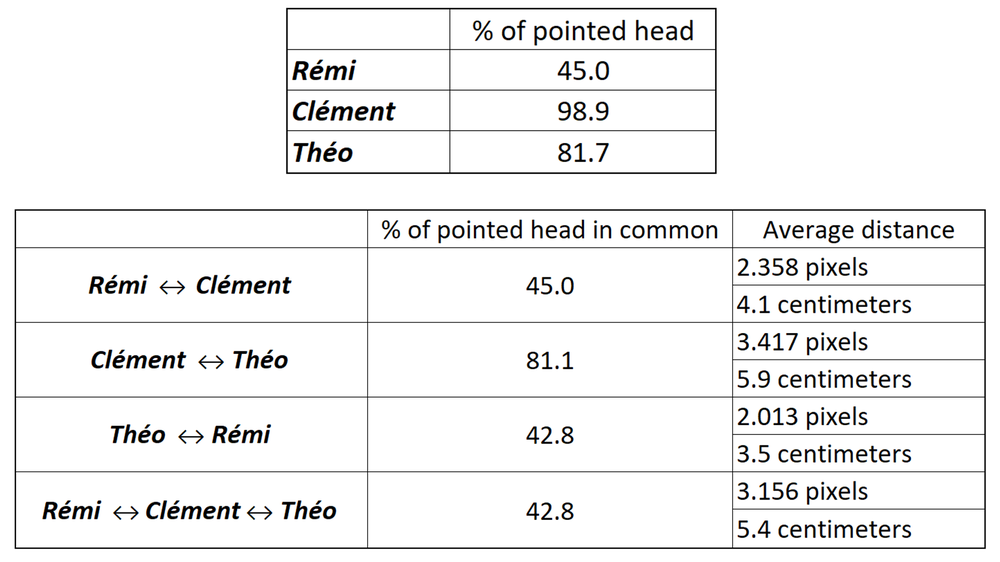
#> input picture reports/pointing_comparison.png, 1000 x 562 px, shrunk from 1920 x 1080 before the run
$ python -i gradient.py   (imports and definitions only)
#> lines starting #> are read from the running program, lines starting #| are printed output that depends on the picture
from scipy import ndimage
import numpy as np


def compute_gradient(image, sigma=0):
    """
    Computes the norm of the gradient of an image.
    Args:
        image(numpy array) : image we want the gradient of
        sigma(integer) : parameter of the gaussian filter the algorithm apply

    Returns:
        gradient_norm (numpy array): the norm of the gradient of the input image
    """
#> called with sigma = 0
    image = ndimage.gaussian_filter(image, sigma, mode='constant', cval=0)
    y = np.array([[1. / 9, 0, -1. / 9],
                  [2. / 9, 0, -2. / 9],
                  [1. / 9, 0, -1. / 9]])
    x = np.array([[1. / 9, 2. / 9, 1. / 9],
                  [0, 0, 0],
                  [-1. / 9, -2. / 9, -1. / 9]])
    gradient_y = ndimage.convolve(image, y)
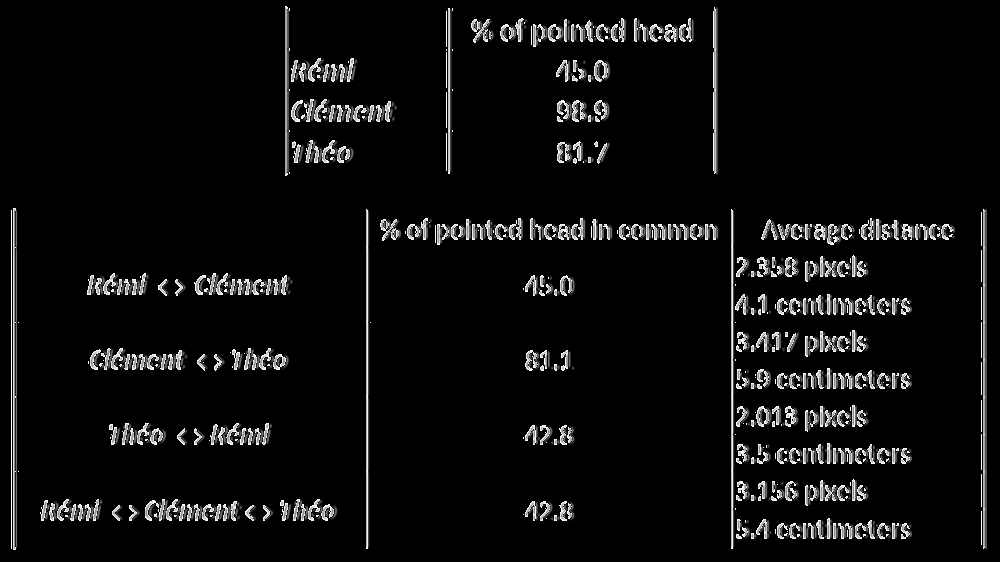
#> gradient_y: shape (562, 1000); min 0, max 255, mean 12.9
    gradient_x = ndimage.convolve(image, x)
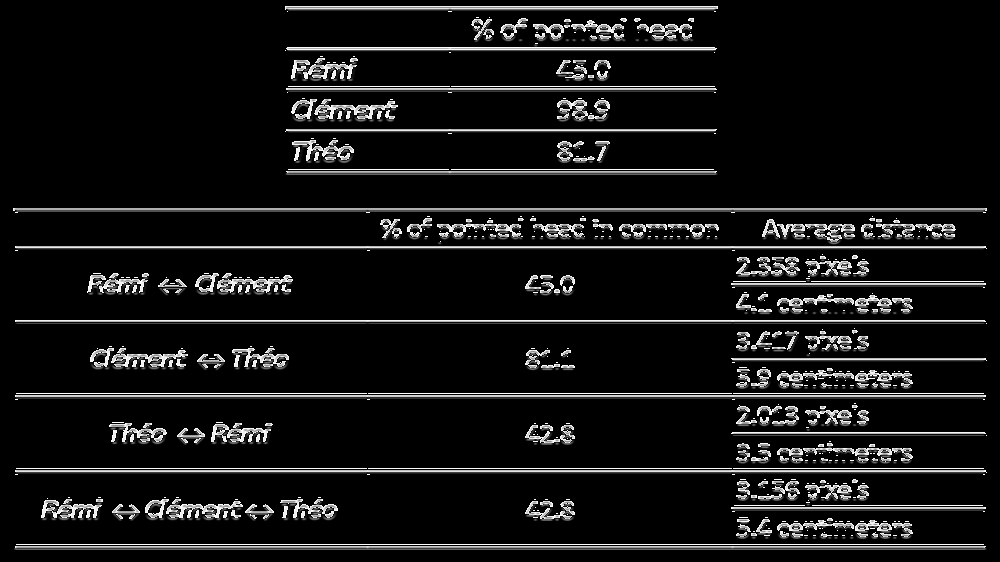
#> gradient_x: shape (562, 1000); min 0, max 255, mean 21
    gradient_norm = np.sqrt(gradient_y ** 2 + gradient_x ** 2)
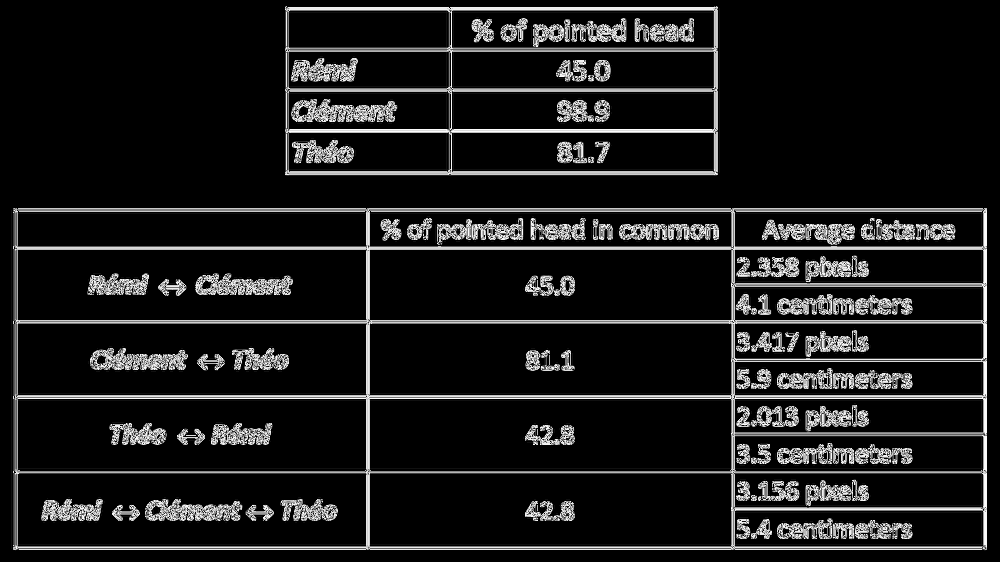
#> gradient_norm: shape (562, 1000) float16; min 0, max 15.91, mean 1.7; drawn with min black and max white
    return gradient_norm

>>> import cv2
>>> picture = cv2.imread('../../../reports/pointing_comparison.png', cv2.IMREAD_GRAYSCALE)
>>> result = compute_gradient(picture)
